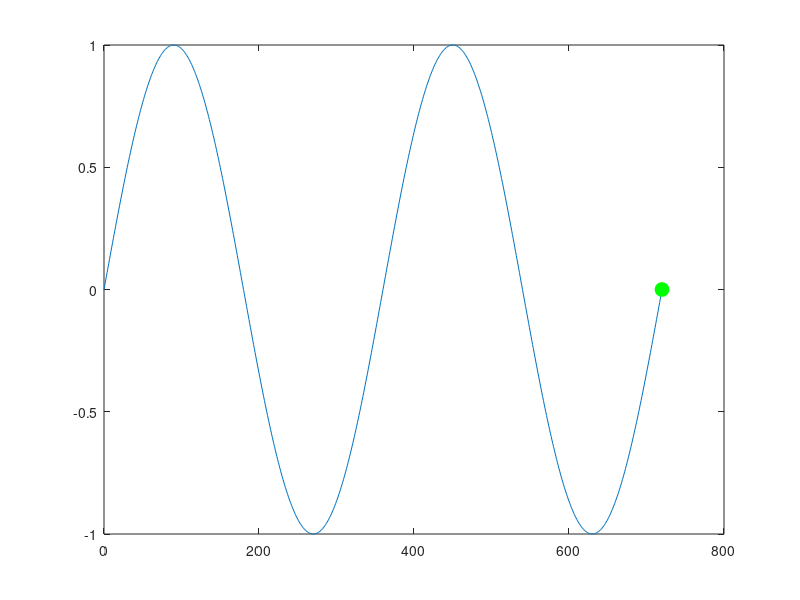

Write the MATLAB code that produced this figure.
%point moving on a sine wave code
i=1;
for t=0:1:720
    t1=0:1:720;
    y1=sind(t1);
    y=sind(t);
    plot(t1,y1,t,y,'o','MarkerSize',10,'MarkerFaceColor','g','MarkerEdgeColor','g')
    amin(i)=getframe;
    i=i+1;
end